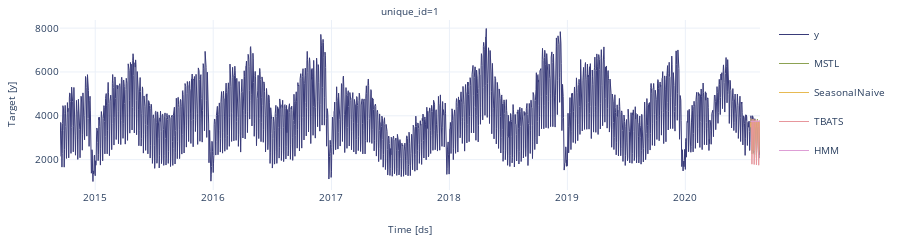

Notebook cell for this chart:
### Code cell
StatsForecast.plot(df_pl_transformed,forecasts_test,engine="plotly")

### Figure 1 — Plotly figure (JSON) as saved in the notebook; plotly's stock layout.template omitted (floating-point values rounded to 4 significant figures; data arrays with more than 128 entries replaced by an {"elided": "..."} marker saying what was removed)
{"data": [{"legendgroup": "y", "line": {"color": "#393b79", "width": 1}, "mode": "lines", "name": "y", "showlegend": true, "type": "scatter", "x": {"elided": "2197 str values"}, "xaxis": "x", "y": {"elided": "2197 int values"}, "yaxis": "y"}, {"legendgroup": "MSTL", "line": {"color": "#8ca252", "width": 1}, "mode": "lines", "name": "MSTL", "showlegend": true, "type": "scatter", "x": {"elided": "2197 str values"}, "xaxis": "x", "y": {"elided": "2197 float values"}, "yaxis": "y"}, {"legendgroup": "SeasonalNaive", "line": {"color": "#e7ba52", "width": 1}, "mode": "lines", "name": "SeasonalNaive", "showlegend": true, "type": "scatter", "x": {"elided": "2197 str values"}, "xaxis": "x", "y": {"elided": "2197 int values"}, "yaxis": "y"}, {"legendgroup": "TBATS", "line": {"color": "#e7969c", "width": 1}, "mode": "lines", "name": "TBATS", "showlegend": true, "type": "scatter", "x": {"elided": "2197 str values"}, "xaxis": "x", "y": {"elided": "2197 float values"}, "yaxis": "y"}, {"legendgroup": "HMM", "line": {"color": "#de9ed6", "width": 1}, "mode": "lines", "name": "HMM", "showlegend": true, "type": "scatter", "x": {"elided": "2197 str values"}, "xaxis": "x", "y": {"elided": "2197 int values"}, "yaxis": "y"}], "layout": {"annotations": [{"font": {"size": 10}, "showarrow": false, "text": "unique_id=1", "x": 0.5, "xanchor": "center", "xref": "paper", "y": 1, "yanchor": "bottom", "yref": "paper"}, {"font": {"size": 10}, "showarrow": false, "text": "Time [ds]", "x": 0.5, "xanchor": "center", "xref": "paper", "y": 0, "yanchor": "top", "yref": "paper", "yshift": -30}, {"font": {"size": 10}, "showarrow": false, "text": "Target [y]", "textangle": -90, "x": 0, "xanchor": "right", "xref": "paper", "xshift": -40, "y": 0.5, "yanchor": "middle", "yref": "paper"}], "autosize": true, "font": {"size": 10}, "height": 200, "margin": {"b": 50, "l": 60, "r": 10, "t": 20}, "xaxis": {"anchor": "y", "domain": [0, 1], "showticklabels": true, "visible": true}, "yaxis": {"anchor": "x", "domain": [0, 1]}}}
